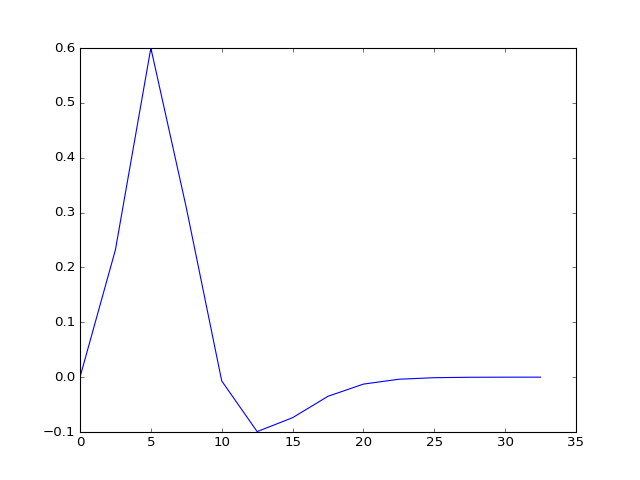

Source code (Python):
#- Sample HRF at given times
#- Plot HRF samples against times
hrf_signal = mt_hrf(hrf_times)
plt.plot(hrf_times, hrf_signal)
# [...]
